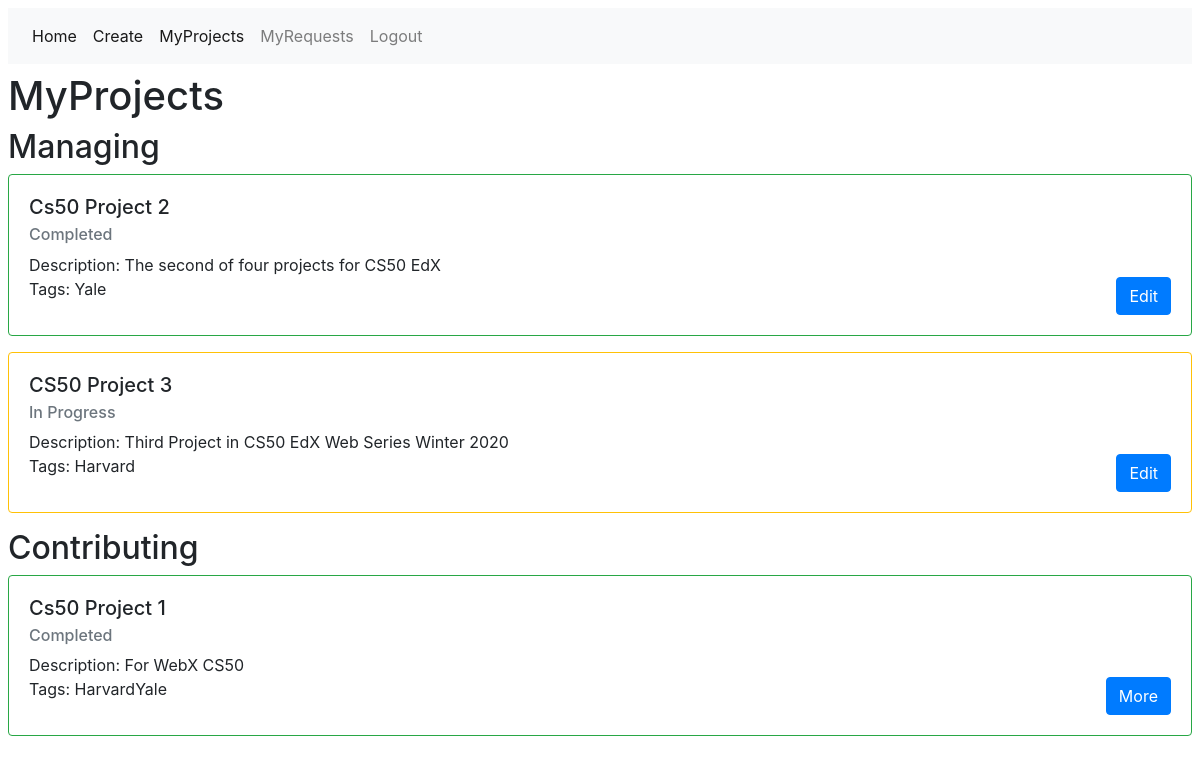
/projects/manage/ (signed in), run on the app's committed database.
### users/models.py (models this page shows, shortened)
class Project(models.Model):
    name = models.CharField(max_length=64)
    manager = models.ForeignKey(User, on_delete=models.PROTECT, related_name='manager')
    status = models.ForeignKey('Status', on_delete=models.PROTECT,)
    contributors = models.ManyToManyField(User, related_name='contributor', blank=True,)
    description = models.TextField()
    tags = models.ManyToManyField(Tag, blank=True,)

class Status(models.Model):
    status = models.CharField(max_length=64)
    cardClass = models.ForeignKey('CardClass', on_delete=models.CASCADE)
    def __str__(self):
        return f"{self.status}"

class Tag(models.Model):
    tag = models.CharField(max_length=64)
    def __str__(self):
        return f"{self.tag}"

### projects/views.py (the view)
# urls.py: path("manage/", views.manage_view, name="manage"),
def manage_view(request):
    if not request.user.is_authenticated:
        return render(request, "users/login.html", {"message": None})
    context = {
        "managed_projects": request.user.manager.all(),
        "contributed_projects": request.user.contributor.all()
    }
    return render(request, "projects/manage.html", context)

### projects/templates/projects/manage.html
{% extends "projects/base.html" %}
{% block body %}
  <h1>MyProjects</h1>
  <h2>Managing</h2>
  {% for project in managed_projects %}
  <div class="{{project.status.cardClass.cardClass}}">
    <div class="card-body">
      <h5 class = "card-title"> {{project.name}}</h5>
      <h6 class="card-subtitle mb-2 text-muted">{{project.status}}</h6>
      Description: {{project.description}} <br>
      Tags: {% for tag in project.tags.all %}{{tag}}{% endfor %}
      <a href="{% url 'projects:manage_project' project.id%}" class="float-right btn btn-primary">Edit</a>
    </div>
  </div>
  {% endfor %}
  <h2>Contributing</h2>
  {% for project in contributed_projects %}
  <div class="{{project.status.cardClass.cardClass}}">
    <div class="card-body">
      <h5 class = "card-title"> {{project.name}}</h5>
      <h6 class="card-subtitle mb-2 text-muted">{{project.status}}</h6>
      Description: {{project.description}} <br>
      Tags: {% for tag in project.tags.all %}{{tag}}{% endfor %}
      <a href="{% url 'projects:manage_project' project.id%}" class="float-right btn btn-primary">More</a>
    </div>
  </div>
  {% endfor %}
{% endblock %}

### data on the page
Project: name "Cs50 Project 2", status "Completed", description "The second of four projects for CS50 EdX"
Tag: tag "Yale"
Project: name "CS50 Project 3", status "In Progress", description "Third Project in CS50 EdX Web Series Winter 2020"
Tag: tag "Harvard"
Project: name "Cs50 Project 1", status "Completed", description "For WebX CS50"
